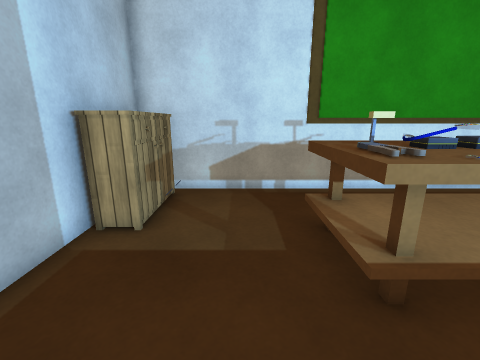
view 1 (above)

12 first-person views from a walk through a 3-D level made in the Unity game engine. The camera is 1.3 m above the floor, tilts 14° down and sees 90° across. The floor is counted in squares, 0.5 m on a side. Each view is taken from the middle of a square. On the plan, view 1 faces up. The plan holds only what a view shows up to about 17 squares ahead; the rest is blank. The place goes on beyond the plan. The player character is not drawn. Some surface patterns are stand-ins.

view 2
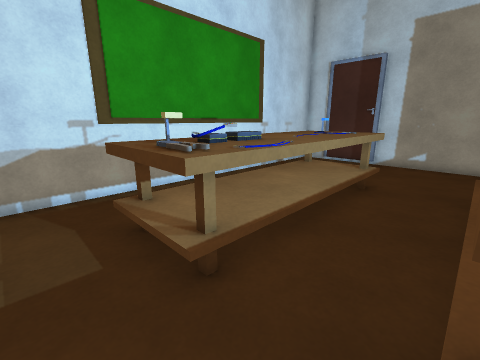

view 3
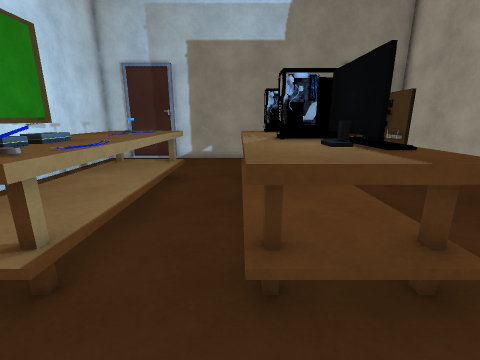

view 4
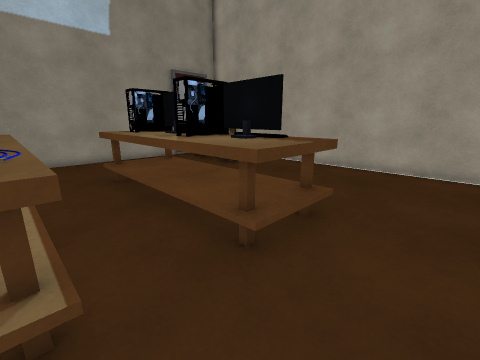

view 5
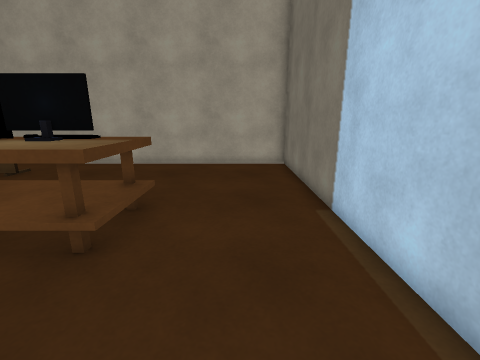

view 6
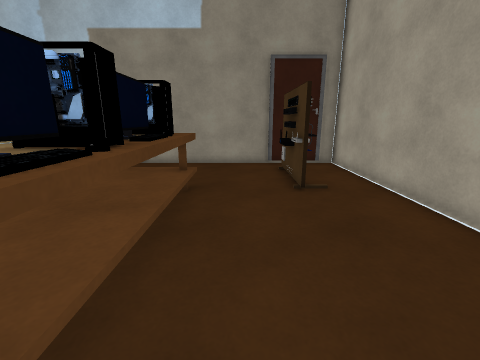

view 7
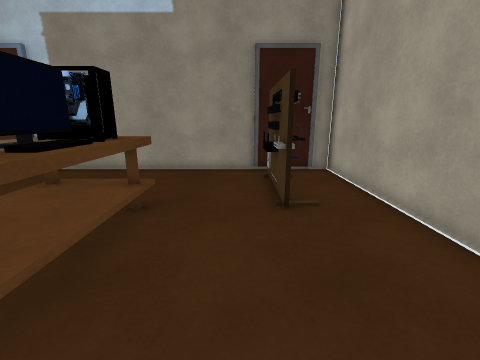

view 8
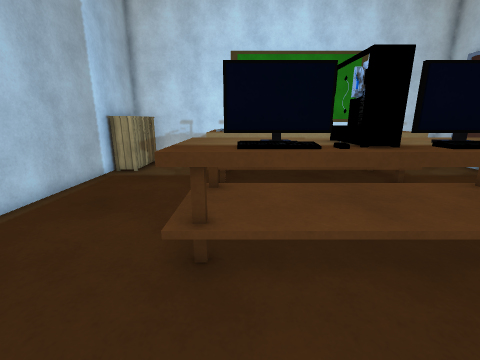

view 9
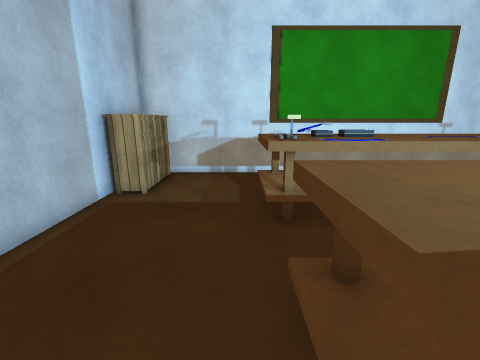

view 10
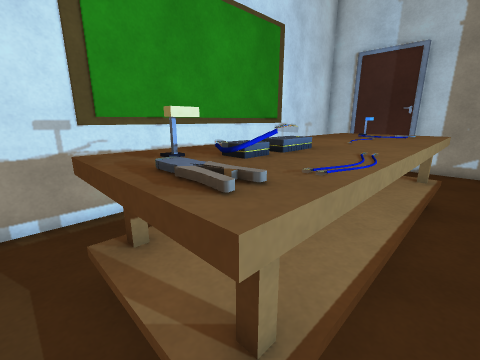

view 11
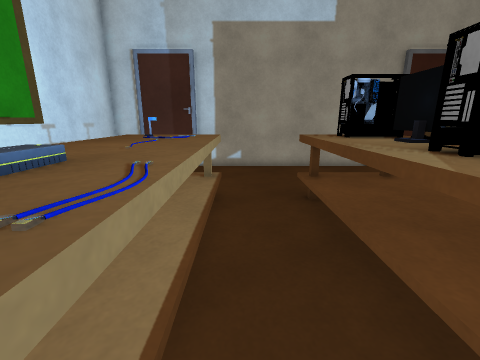

view 12
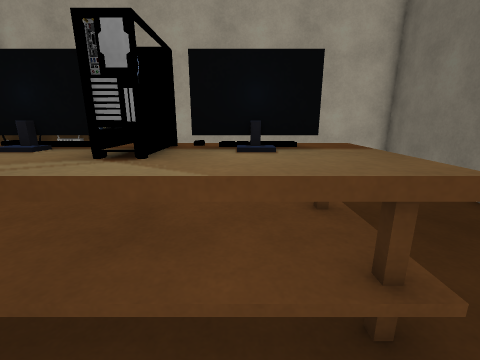

### Floor plan
Key: @ floor where view 1 was taken; # wall or solid block; . floor; = window, fence, low wall or low ledge; ^ raised ledge; O other object.
Columns run from 4 left of view 1 to 16 right of it. Each row starts with its distance up from view 1.
  9 #####################
  8 # O....... ....    .#
  7 # O....            .#
  6 # O...^^^ ^^^^^.....#
  5 #O....^^O^^^^^^.....#
  4 #.....OOOOO^^^O.....#
  3 #.....^^^^^^^^^.....#
  2 #...................#
  1 #...................#
  0 #...@.^^^^^^^^^.....#
 -1 #.....^^^OO^^OO.....#
 -2 #.....^^##O##OO.....#
 -3 #.....^.O#OO#O^.....#
 -4 #...................#
 -5 #...................#
 -6 #...................#
 -7 #.............  ###.#
 -8 #.............=##   #
 -9 #...................#
-10 #...................#
-11 #####################

Where each view was taken, in squares from view 1:
view 1: 0 up, 0 right, facing up
view 2: 0 up, 0 right, facing up-right
view 3: 0 up, 1 left, facing right
view 4: 3 up, 1 left, facing down-right
view 5: 4 up, 1 left, facing down
view 6: 5 down, 1 right, facing right
view 7: 6 down, 3 right, facing right
view 8: 7 down, 3 right, facing up
view 9: 3 down, 1 right, facing up
view 10: 2 up, 1 right, facing up-right
view 11: 2 up, 2 right, facing right
view 12: 2 up, 4 right, facing down
